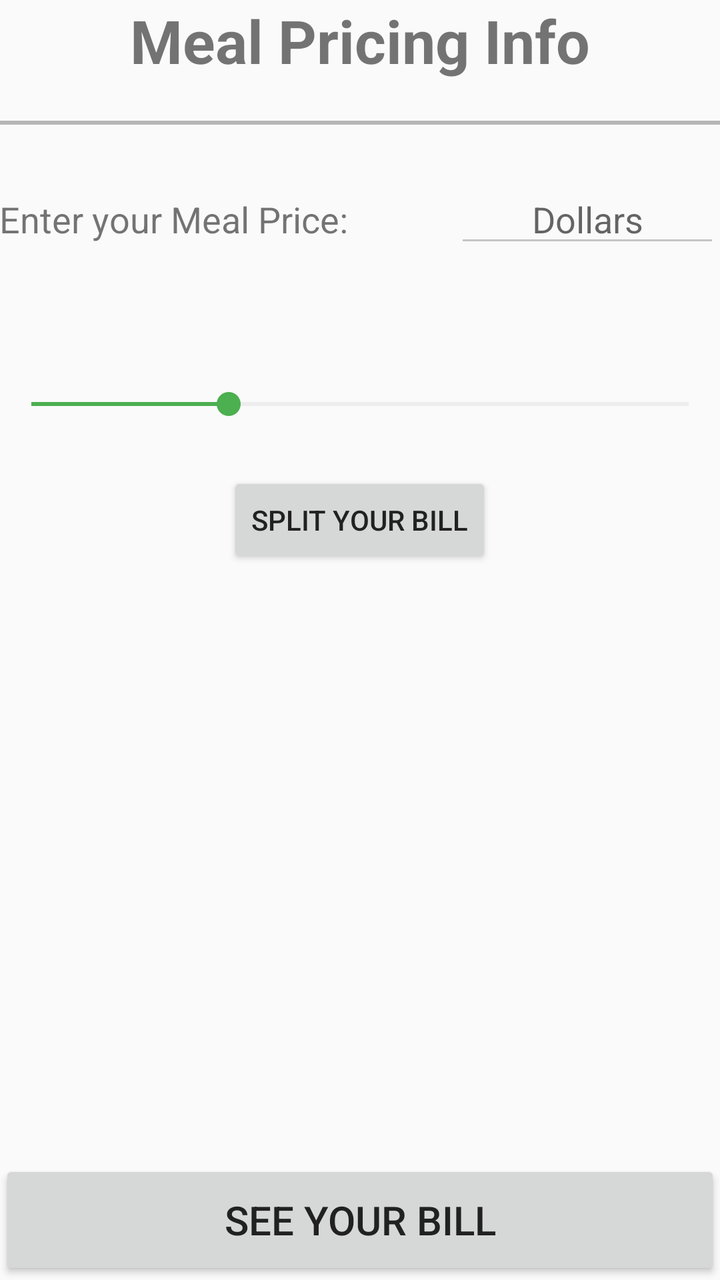
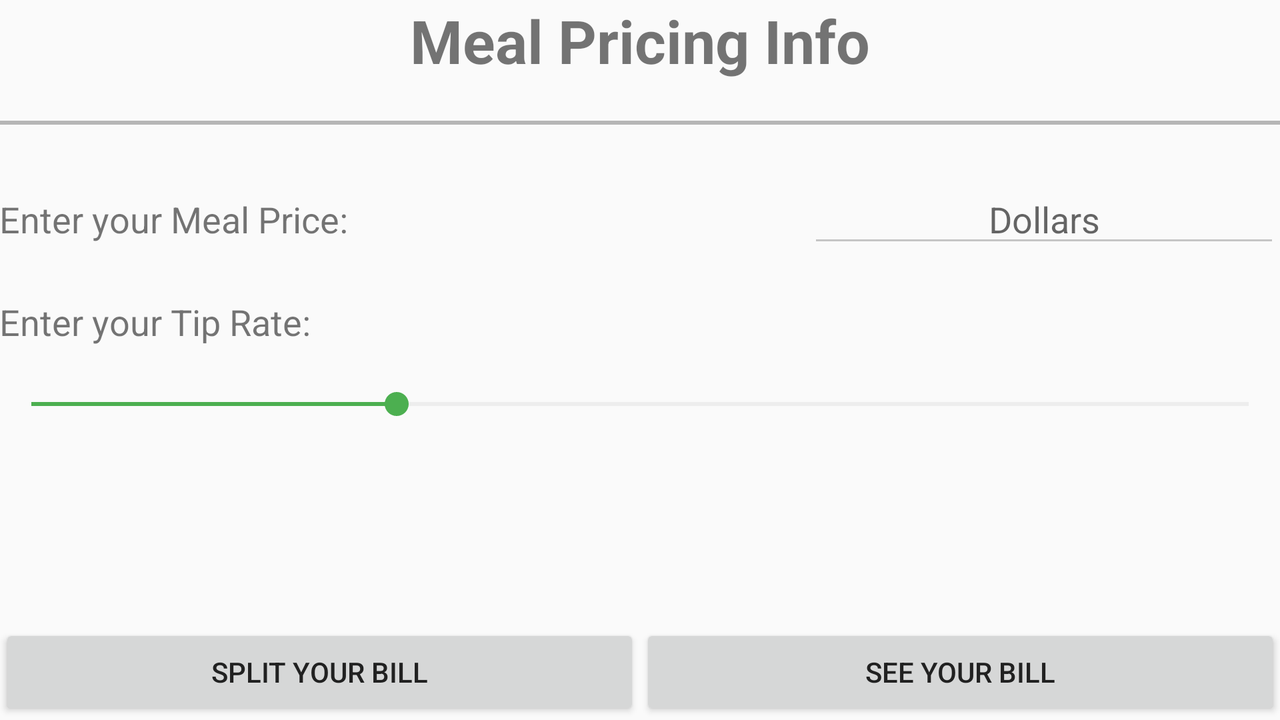

First picture: res/layout/ on a phone held upright. Second picture: the repository's own variant of that layout, on a device whose configuration matches the variant's folder. Source for both follows.
<!-- AndroidManifest.xml: application theme AppTheme -->
<!-- res/layout/input_layout.xml -->
<?xml version="1.0" encoding="utf-8"?>
<RelativeLayout xmlns:android="http://schemas.android.com/apk/res/android"
    android:orientation="vertical"
    android:layout_width="match_parent"
    android:layout_height="match_parent"
    android:paddingLeft="@dimen/activity_horizontal_margin"
    android:paddingRight="@dimen/activity_horizontal_margin">

    <TextView
        android:id="@+id/inputTitle"
        android:layout_width="wrap_content"
        android:layout_height="wrap_content"
        android:layout_centerHorizontal="true"
        android:text="@string/BillInfoTitle"
        android:textSize="30sp"
        android:textStyle="bold"/>

    <View
        android:id="@+id/firstLine"
        android:layout_width="fill_parent"
        android:layout_height="2dip"
        android:layout_marginTop="20dp"
        android:layout_below="@+id/inputTitle"
        android:background="@color/divider" />

    
    <LinearLayout
        android:id="@+id/mealPriceLine"
        android:layout_width="match_parent"
        android:layout_height="wrap_content"
        android:layout_below="@+id/firstLine"
        android:orientation="horizontal">

        <TextView
            android:layout_width="0dip"
            android:layout_height="wrap_content"
            android:layout_weight=".6"
            android:layout_marginTop="25dp"
            android:text="@string/MealPricePrompt"
            android:textSize="18sp"/>

        <EditText
            android:id="@+id/MealPrice"
            android:layout_width="0dip"
            android:layout_height="wrap_content"
            android:layout_weight=".35"
            android:layout_marginTop="25dp"
            android:gravity="center"
            android:hint="@string/MealPriceHint"
            android:maxLength="6"
            android:inputType="numberSigned|numberDecimal"/>

    </LinearLayout>


    
    <LinearLayout
        android:id="@+id/tipRateLine"
        android:layout_width="match_parent"
        android:layout_height="wrap_content"
        android:layout_below="@id/mealPriceLine">

        
        <TextView
            android:id="@+id/TipRate"
            android:layout_width="match_parent"
            android:layout_height="wrap_content"
            android:layout_marginTop="20dp"
            android:gravity="center"
            android:textSize="18sp"
            android:textStyle="bold"/>

    </LinearLayout>

    <SeekBar
        android:id="@+id/tipSeekBar"
        android:layout_width="match_parent"
        android:layout_height="wrap_content"
        android:layout_below="@+id/tipRateLine"
        android:layout_marginTop="20dp"
        android:progress="15"
        android:max="50"/>

    <Button
        android:id="@+id/splitBill"
        android:text="@string/SplitBillButton"
        android:layout_width="wrap_content"
        android:layout_height="wrap_content"
        android:layout_marginTop="25dp"
        android:layout_centerHorizontal="true"
        android:layout_below="@+id/tipSeekBar"/>

    <Button
        android:id="@+id/SubmitButton"
        android:text="@string/Submit"
        android:textSize="20sp"
        android:layout_width="match_parent"
        android:layout_height="60dp"
        android:layout_centerHorizontal="true"
        android:layout_alignParentBottom="true"/>

</RelativeLayout>
<!-- resources referenced by this layout -->
<resources>
  <color name="divider">#B6B6B6</color>
  <string name="BillInfoTitle">Meal Pricing Info</string>
  <string name="MealPriceHint">Dollars</string>
  <string name="MealPricePrompt">Enter your Meal Price:</string>
  <string name="SplitBillButton">Split your Bill</string>
  <string name="Submit">See Your Bill</string>
  <style name="AppTheme" parent="Theme.AppCompat.Light.DarkActionBar">
          
          <item name="colorPrimary">@color/primary</item>
          <item name="colorPrimaryDark">@color/primary_dark</item>
  
          <item name="colorAccent">@color/accent</item>
  
          <item name="android:textColorPrimary">@color/primary_text</item>
          <item name="android:textColorSecondary">@color/secondary_text</item>
          <item name="android:divider">@color/divider</item>
  
          <item name="colorControlNormal">#c5c5c5</item>
          <item name="colorControlActivated">@color/accent</item>
          <item name="colorControlHighlight">@color/accent</item>
      </style>
  <color name="primary">#8BC34A</color>
  <color name="primary_dark">#689F38</color>
  <color name="accent">#4CAF50</color>
  <color name="primary_text">#212121</color>
  <color name="secondary_text">#727272</color>
</resources>
<!-- res/layout-land/input_layout.xml (the repository's variant of the layout above) -->
<!-- drawn on the phone turned sideways -->
<?xml version="1.0" encoding="utf-8"?>
<RelativeLayout xmlns:android="http://schemas.android.com/apk/res/android"
        android:orientation="vertical"
        android:layout_width="match_parent"
        android:layout_height="match_parent"
        android:paddingLeft="@dimen/activity_horizontal_margin"
        android:paddingRight="@dimen/activity_horizontal_margin">

        <TextView
            android:layout_width="wrap_content"
            android:layout_height="wrap_content"
            android:text="@string/BillInfoTitle"
            android:layout_centerHorizontal="true"
            android:textSize="30sp"
            android:id="@+id/inputTitle"
            android:textStyle="bold"/>

        <View
            android:layout_width="fill_parent"
            android:layout_height="2dip"
            android:background="@color/divider"
            android:layout_marginTop="20dp"
            android:layout_below="@+id/inputTitle"
            android:id="@+id/firstLine"/>

        
        <LinearLayout
            android:layout_width="match_parent"
            android:layout_height="wrap_content"
            android:orientation="horizontal"
            android:id="@+id/mealPriceLine"
            android:layout_below="@+id/firstLine">

            <TextView
                android:layout_width="0dip"
                android:layout_height="wrap_content"
                android:layout_weight=".6"
                android:text="@string/MealPricePrompt"
                android:layout_marginTop="25dp"
                android:textSize="18sp"/>

            <EditText
                android:layout_width="0dip"
                android:layout_height="wrap_content"
                android:id="@+id/MealPrice"
                android:layout_weight=".35"
                android:layout_marginTop="25dp"
                android:hint="@string/MealPriceHint"
                android:maxLength="6"
                android:gravity="center"
                android:inputType="numberSigned|numberDecimal"/>

        </LinearLayout>

        
        <LinearLayout
            android:layout_width="match_parent"
            android:layout_height="wrap_content"
            android:id="@+id/tipRateLine"
            android:layout_below="@id/mealPriceLine">

            <TextView
                android:layout_width="0dip"
                android:layout_height="wrap_content"
                android:layout_weight=".6"
                android:text="@string/TipRatePrompt"
                android:layout_marginTop="20dp"
                android:textSize="18sp"/>

            <TextView
                android:layout_width="0dip"
                android:layout_height="wrap_content"
                android:id="@+id/TipRate"
                android:layout_marginTop="20dp"
                android:layout_weight=".35"/>

            
        </LinearLayout>

    <SeekBar
        android:layout_width="match_parent"
        android:layout_height="wrap_content"
        android:id="@+id/tipSeekBar"
        android:layout_below="@+id/tipRateLine"
        android:layout_marginTop="20dp"
        android:progress="15"
        android:max="50"/>


        <LinearLayout
            android:layout_width="match_parent"
            android:layout_height="wrap_content"
            android:layout_alignParentBottom="true">

            <Button
                android:layout_width="0dip"
                android:layout_weight=".5"
                android:layout_height="wrap_content"
                android:id="@+id/splitBill"
                android:text="@string/SplitBillButton" />

            <Button
                android:layout_width="0dip"
                android:layout_weight=".5"
                android:layout_height="wrap_content"
                android:id="@+id/SubmitButton"
                android:text="@string/Submit" />
        </LinearLayout>

    </RelativeLayout>
<!-- resources referenced by the variant -->
<!-- as the phone turned sideways resolves them -->
<resources>
  <color name="divider">#B6B6B6</color>
  <string name="BillInfoTitle">Meal Pricing Info</string>
  <string name="MealPriceHint">Dollars</string>
  <string name="MealPricePrompt">Enter your Meal Price:</string>
  <string name="SplitBillButton">Split your Bill</string>
  <string name="Submit">See Your Bill</string>
  <string name="TipRatePrompt">Enter your Tip Rate:</string>
  <style name="AppTheme" parent="Theme.AppCompat.Light.DarkActionBar">
          
          <item name="colorPrimary">@color/primary</item>
          <item name="colorPrimaryDark">@color/primary_dark</item>
  
          <item name="colorAccent">@color/accent</item>
  
          <item name="android:textColorPrimary">@color/primary_text</item>
          <item name="android:textColorSecondary">@color/secondary_text</item>
          <item name="android:divider">@color/divider</item>
  
          <item name="colorControlNormal">#c5c5c5</item>
          <item name="colorControlActivated">@color/accent</item>
          <item name="colorControlHighlight">@color/accent</item>
      </style>
  <color name="primary">#8BC34A</color>
  <color name="primary_dark">#689F38</color>
  <color name="accent">#4CAF50</color>
  <color name="primary_text">#212121</color>
  <color name="secondary_text">#727272</color>
</resources>
